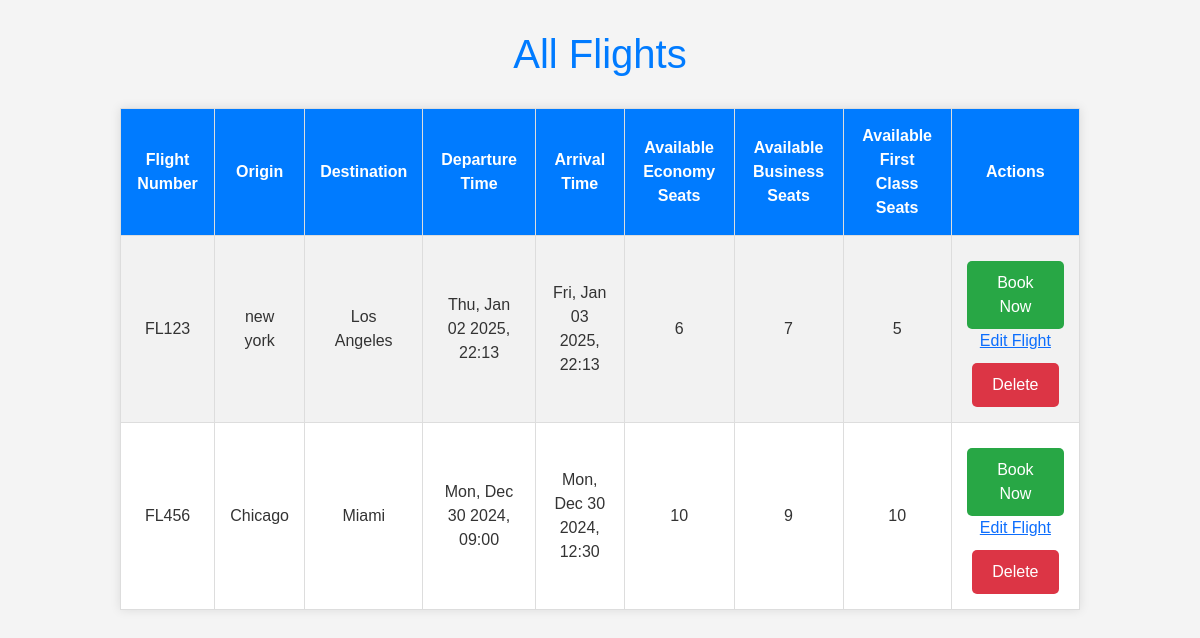
The app's page /flight_list/ (signed in), older data.
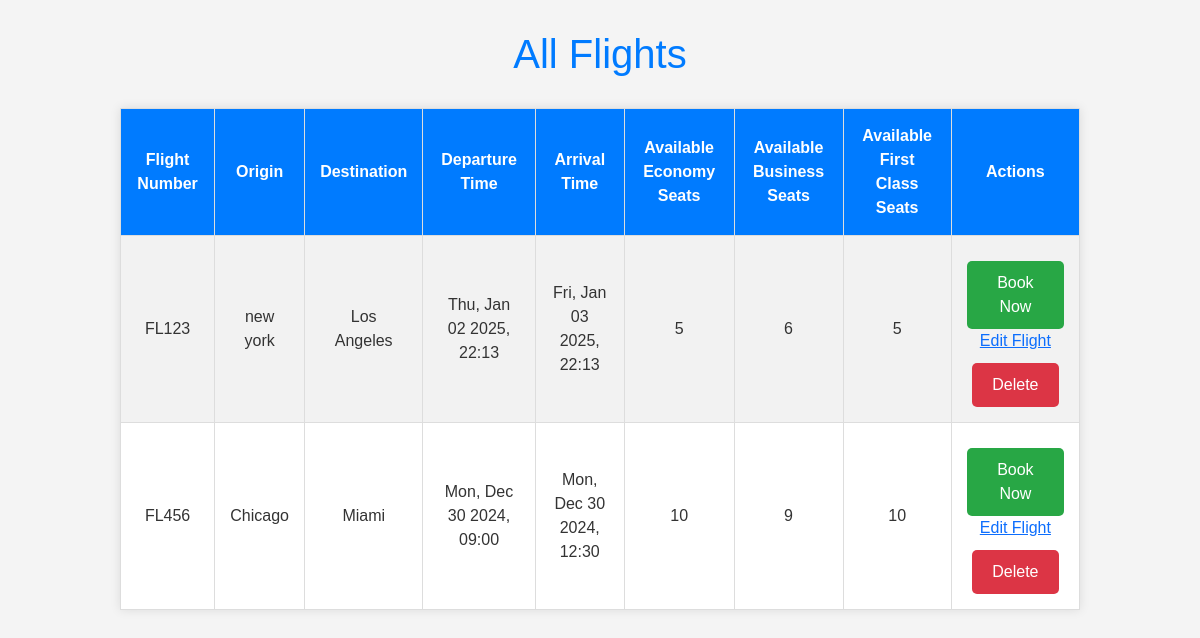
The same page, newer data.
### app/models.py (models this page shows, shortened)
class Flight(models.Model):
    flight_number = models.CharField(max_length=100)
    origin = models.CharField(max_length=100)
    destination = models.CharField(max_length=100)
    departure_time = models.DateTimeField()
    arrival_time = models.DateTimeField()
    economy_seats = models.IntegerField(default=0)
    business_seats = models.IntegerField(default=0)
    first_class_seats = models.IntegerField(default=0)
    economy_price = models.DecimalField(max_digits=10, decimal_places=2)
    business_price = models.DecimalField(max_digits=10, decimal_places=2)
    first_class_price = models.DecimalField(max_digits=10, decimal_places=2)
    available_seats = models.IntegerField(default=0)

### app/views.py (the view)
# urls.py: path('flight_list/', views.flight_list, name='flight_list'),
@login_required
def flight_list(request):
    flights = Flight.objects.all()
    for flight in flights:
        flight.available_economy_seats = flight.economy_seats - Booking.objects.filter(flight=flight, class_type='Economy').count()
        flight.available_business_seats = flight.business_seats - Booking.objects.filter(flight=flight, class_type='Business').count()
        flight.available_first_class_seats = flight.first_class_seats - Booking.objects.filter(flight=flight, class_type='First Class').count()
    return render(request, 'admin/flight_list.html', {'flights': flights})

### templates/admin/flight_list.html (shortened to what this page needs)
<!DOCTYPE html>
<html lang="en">
<head>
    <link href="https://cdn.jsdelivr.net/npm/bootstrap@5.3.3/dist/css/bootstrap.min.css" rel="stylesheet">
</head>
<body>
    <h1>All Flights</h1>
    <table>
        <tr>
            <th>Flight Number</th>
            <th>Origin</th>
            <th>Destination</th>
            <th>Departure Time</th>
            <th>Arrival Time</th>
            <th>Available Economy Seats</th>
            <th>Available Business Seats</th>
            <th>Available First Class Seats</th>
            <th>Actions</th>
        </tr>
        {% for flight in flights %}
        <tr>
            <td>{{ flight.flight_number }}</td>
            <td>{{ flight.origin }}</td>
            <td>{{ flight.destination }}</td>
            <td>{{ flight.departure_time|date:"D, M d Y, H:i" }}</td>
            <td>{{ flight.arrival_time|date:"D, M d Y, H:i" }}</td>
            <td>{{ flight.economy_seats }}</td>
            <td>{{ flight.business_seats }}</td>
            <td>{{ flight.first_class_seats }}</td>
            <td>
                <a href="{% url 'book_flight' flight.id %}" class="book-now">Book Now</a>
                <a href="{% url 'edit_booking' flight.id %}">Edit Flight</a>
                <a href="{% url 'delete_booking' flight.id %}" class="delete-btn" onclick="return confirm('Are you sure you want to delete this flight?');">Delete</a>
            </td>
        </tr>
        {% endfor %}
    </table>
</body>
</html>

Row changes from the older to the newer data that the page shows:
changed Flight "FL123": economy_seats "6" → "5"; business_seats "7" → "6"
